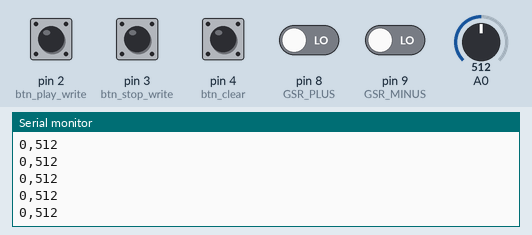
Recording of a sketch running on a simulated Arduino Uno, built with avr-gcc and run on an emulated ATmega328P. On the bench: the last lines printed to the serial monitor. The inputs (shaded band) are chosen by the test bench; at power-on: pin 2 (btn_play_write), pin 3 (btn_stop_write), pin 4 (btn_clear) HIGH, pin 8 (GSR_PLUS), pin 9 (GSR_MINUS) LOW, A0 = 512. Storage starts empty; EEPROM starts erased.

Above: at 1.2 s.
1.3 s: pin 2 (btn_play_write) pulled LOW for 0.15 s
2.9 s: pin 3 (btn_stop_write) pulled LOW for 0.15 s
At 3.4 s:
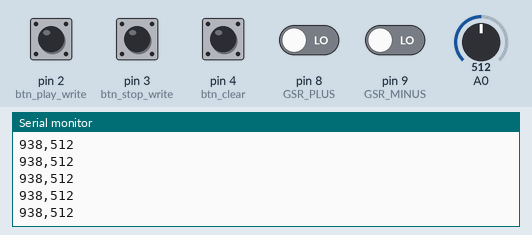
4.5 s: A0 set to 0
At 5.4 s:
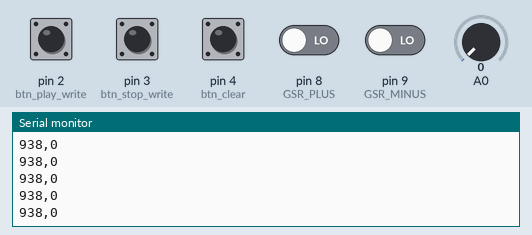
7.5 s: pin 4 (btn_clear) pulled LOW for 0.15 s
At 8.5 s:
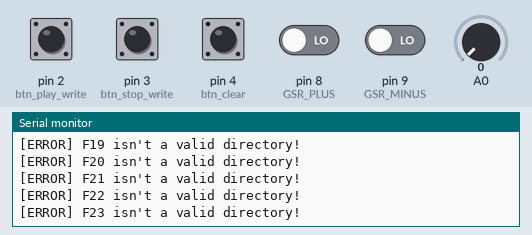
9.1 s: pin 8 (GSR_PLUS) driven HIGH
12.1 s: pin 3 (btn_stop_write) driven LOW and pin 8 (GSR_PLUS) driven LOW
At 12.9 s:
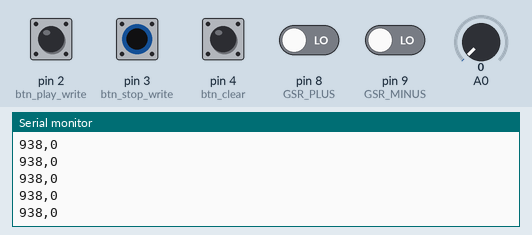
Timing chart, 0 to 15.1 s (numbered marks = the images above; inputs shaded):
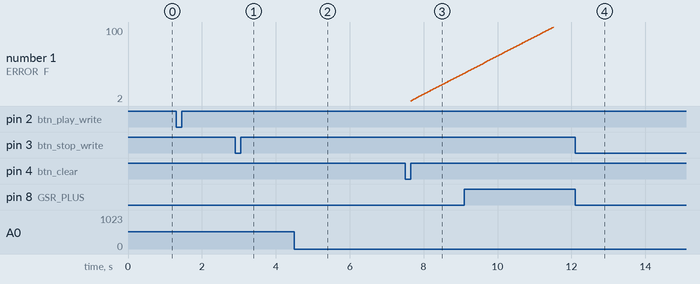

Measured:
- after the input at 2.9 s, the serial monitor: prints a new line after 0.07 s (image 1)
- after the input at 4.5 s, the serial monitor: prints a new line after 0.07 s (image 2)
- after the input at 7.5 s, the serial monitor: prints a new line after 0.07 s (image 3)
- after the input at 12.1 s, the serial monitor: prints a new line at once (image 4)

The sketch:

ad8232.ino
```cpp
#include <SPI.h>
#include <SD.h>
#include <EEPROM.h>

#define EEPROM_ADDRESS (0)
#define GSR_PLUS (8)
#define GSR_MINUS (9)
#define SAMPLE_TIME_MS (5)
#define THRESHOLD (450)
#define MAX_FOLDERS (100)
#define MAX_FILES_FOR_FOLDER (30)


String dir_name = "F";
String data_name = "D";
String ext = ".CRD";

Sd2Card card;
SdVolume volume;

int count_file = 0;

// pin select dell'SD card
const int chipSelect = 10;

int gsr_data;

int btn_play_write = 2;
int btn_stop_write = 3;
int btn_clear = 4;

bool write_sd = false;

int prev_time = 0;
int bpm = 0;
int prev_bpm = 0;

File data_file;

void setup() {
  Serial.begin(9600);
  while (!Serial) { ; }

  // differenza di potenziale GSR
  pinMode(GSR_PLUS, INPUT); // Setup for leads off detection LO +
  pinMode(GSR_MINUS, INPUT); // Setup for leads off detection LO -

  pinMode(btn_play_write, INPUT_PULLUP);
  pinMode(btn_stop_write, INPUT_PULLUP);
  pinMode(btn_clear, INPUT_PULLUP);

  Serial.println("[INFO] Initializing SD card...");

  if (!SD.begin(chipSelect)) {
    Serial.println("[INFO] Initialization failed!");
    return;
  }

  Serial.println("[INFO] Initialization done.");

  int value_from_eeprom = EEPROM.read(EEPROM_ADDRESS) + 1;
  value_from_eeprom = value_from_eeprom > MAX_FOLDERS ? 1 : value_from_eeprom;
  EEPROM.put(EEPROM_ADDRESS, value_from_eeprom);

  String buffer_dir = dir_name + String(value_from_eeprom);

  // controllare qui
  if (SD.exists(buffer_dir)) {
    Serial.println("[INFO] Remove and Overwrite it...");
    removeFolder(buffer_dir);
  }

  Serial.println("[INFO] Start...");
}

void loop() {

  if (!card.init(SPI_HALF_SPEED, chipSelect)) {
    Serial.println("[INFO] Card not present!");
    while (!card.init(SPI_HALF_SPEED, chipSelect)) { ; }
    bool init_sd = SD.begin(chipSelect);
    if (!init_sd) {
      Serial.println("[ERROR] SD not initialized!");
    }
    delay(100);
  }

  if (!digitalRead(btn_play_write)) {

    String dir_path = dir_name + String(EEPROM.read(EEPROM_ADDRESS));
    if (!SD.exists(dir_path)) {
      SD.mkdir(dir_path);
    }

    String buffer_file = dir_path + "/" + data_name + String(count_file) + ext;
    Serial.println(buffer_file);
    data_file = SD.open(buffer_file, FILE_WRITE);
    if (!data_file) {
      Serial.println("[ERROR] Problem in create data file!");
    } else {
      write_sd = true;
    }
  }

  if (data_file && write_sd) {
    data_file.print(gsr_data);
    data_file.print(",");
    data_file.print(bpm);
    data_file.print("\n");
    // Serial.print("[INFO] Sto scrivendo: ");
  }

  Serial.print(bpm);
  Serial.print(",");
  Serial.println(gsr_data);

  if (!digitalRead(btn_clear)) {
    Serial.println("[INFO] Erase SD...");
    for (int i = 1; i <= 100; ++i) {
      String folder_path = dir_name + String(i);
      removeFolder(folder_path);
    }

    Serial.println("[INFO] Clear eeprom");
    EEPROM.put(EEPROM_ADDRESS, 1);
    Serial.print("EEPROM ADDRESS: ");
    Serial.println(EEPROM.read(EEPROM_ADDRESS));
  }

  if(!digitalRead(btn_stop_write) && write_sd) {
    data_file.close();
    Serial.println("[INFO] Ho interrotto la scrittura e salvato il file.");
    count_file = count_file >= 30 ? 0 : count_file + 1;
    write_sd = false;
  }

  if ((digitalRead(GSR_PLUS) == 1) || (digitalRead(GSR_MINUS) == 1)) { // check if leads are removed
    Serial.println("[INFO] Sensore non connesso...");
    while ((digitalRead(GSR_PLUS) == 1) || (digitalRead(GSR_MINUS) == 1)) { ; }
  }

  gsr_data = analogRead(A0);  // valori di ampiezza della tensione di uscita dal sensore GSR


  if (gsr_data >= THRESHOLD) {
    int start_time = millis();
    float rr = (float) (start_time - prev_time) / 1000.0;
    bpm = (int) ceil(60.0 / rr);
    bpm = bpm < 1024 ? bpm : prev_bpm;
    prev_time = start_time;
    prev_bpm = bpm;
  }

  delay(5);

}

void removeFolder(String folder_path) {
  File root = SD.open(folder_path);
  if (!root || !root.isDirectory()) {
    Serial.println("[ERROR] " + folder_path + " isn't a valid directory!");
    return;
  }

  File file = root.openNextFile();
  while (file) {
    String file_name = String(file.name());
    if (!file_name.startsWith("_") || !file_name.startsWith("~")) {
      String full_path = folder_path + "/" + file_name;
      SD.remove(full_path);
      Serial.println("[INFO] Remove file: " + full_path);
    }
    file.close();
    file = root.openNextFile();
  }
  root.close();
  SD.rmdir(folder_path);
  Serial.println("[INFO] Remove folder: " + folder_path);
  return;
}
```
